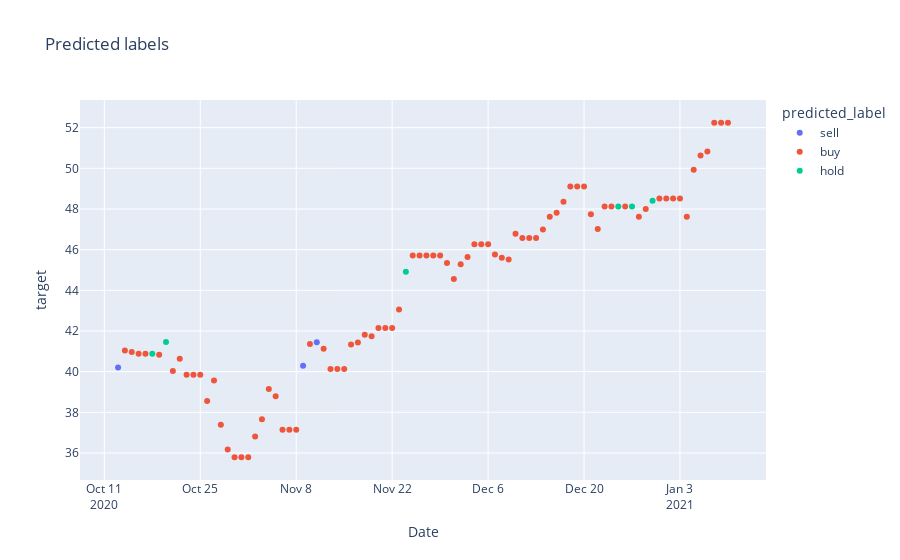
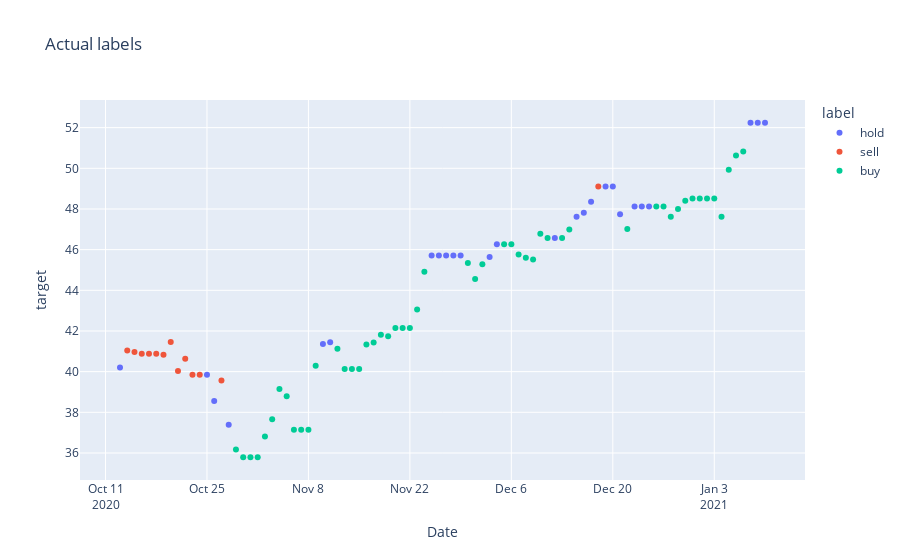

Write notebook code for charts like these, in order.
### Code cell
fig = px.scatter(df_window, x=df_window.index, y='target', color='predicted_label', title='Predicted labels')
fig.show()

fig = px.scatter(df_window, x=df_window.index, y='target', color='label', title='Actual labels')
fig.show()
